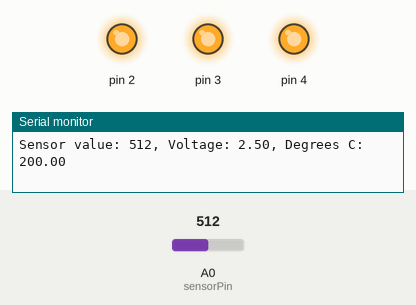
Recording of a sketch running on a simulated Arduino Uno, built with avr-gcc and run on an emulated ATmega328P. Shown: output pins drawn as LEDs (lit = HIGH), the last lines printed to the serial monitor. The inputs (shaded band) are chosen by the test bench; at power-on: A0 (sensorPin) = 512.

Above: at 1.3 s.
1.4 s: A0 (sensorPin) set to 174
2.9 s: A0 (sensorPin) set to 163
At 3.3 s:
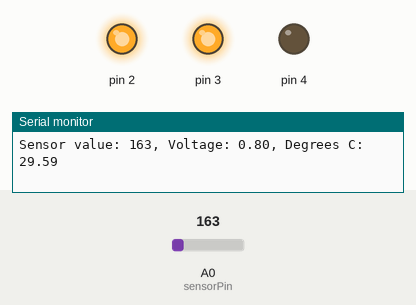
4.5 s: A0 (sensorPin) set to 122
At 5.7 s:
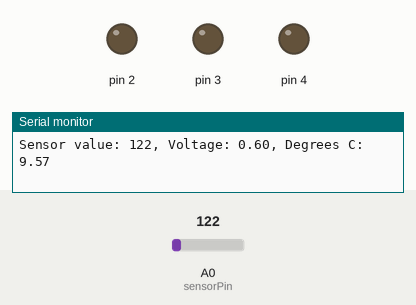
6.0 s: A0 (sensorPin) set to 306
At 7.0 s:
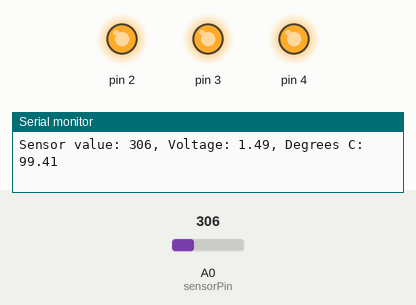
7.5 s: A0 (sensorPin) set to 0
At 8.3 s:
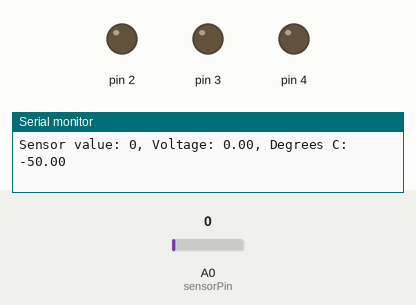
Timing chart, 0 to 10.0 s (numbered marks = the images above; inputs shaded):
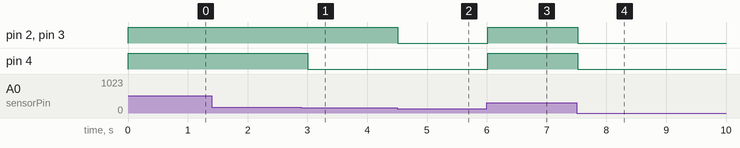

Measured:
- the behaviour switches between 164 and 163 on A0 (sensorPin) (found by bisection; images 0 and 1)
- after the input at 2.9 s, pin 4: HIGH → LOW after 0.11 s
- after the input at 4.5 s, pin 2, pin 3: HIGH → LOW at once
- after the input at 6.0 s, pin 2–4: LOW → HIGH at once
- after the input at 7.5 s, pin 2–4: HIGH → LOW at once

The sketch:

termometer.ino
```cpp
const int sensorPin = A0;
const float baselineTemp = 23.9;


void setup() {
    Serial.begin(9600);
    for(int pin=2; pin < 5; pin++) {
        pinMode(pin, OUTPUT);
        digitalWrite(pin, LOW);
    }
}

void loop() {
    int sensorVal = analogRead(sensorPin);
    Serial.print("Sensor value: " + String(sensorVal));
    float voltage = (sensorVal/1024.0) * 5.0;
    Serial.print(", Voltage: " + String(voltage));
    float temperature = (voltage - 0.5) * 100;
    Serial.println(", Degrees C: " + String(temperature));
    if (temperature < baselineTemp + 2) {
        digitalWrite(2, LOW);
        digitalWrite(3, LOW);
        digitalWrite(4, LOW);
    } else if (temperature >= baselineTemp + 2 && temperature < baselineTemp + 4) {
        digitalWrite(2, HIGH);
        digitalWrite(3, LOW);
        digitalWrite(4, LOW);
    } else if (temperature >= baselineTemp + 4 && temperature < baselineTemp + 6) {
        digitalWrite(2, HIGH);
        digitalWrite(3, HIGH);
        digitalWrite(4, LOW);
    } else if (temperature >= baselineTemp + 6) {
        digitalWrite(2, HIGH);
        digitalWrite(3, HIGH);
        digitalWrite(4, HIGH);
    }
    delay(500);
}
```
